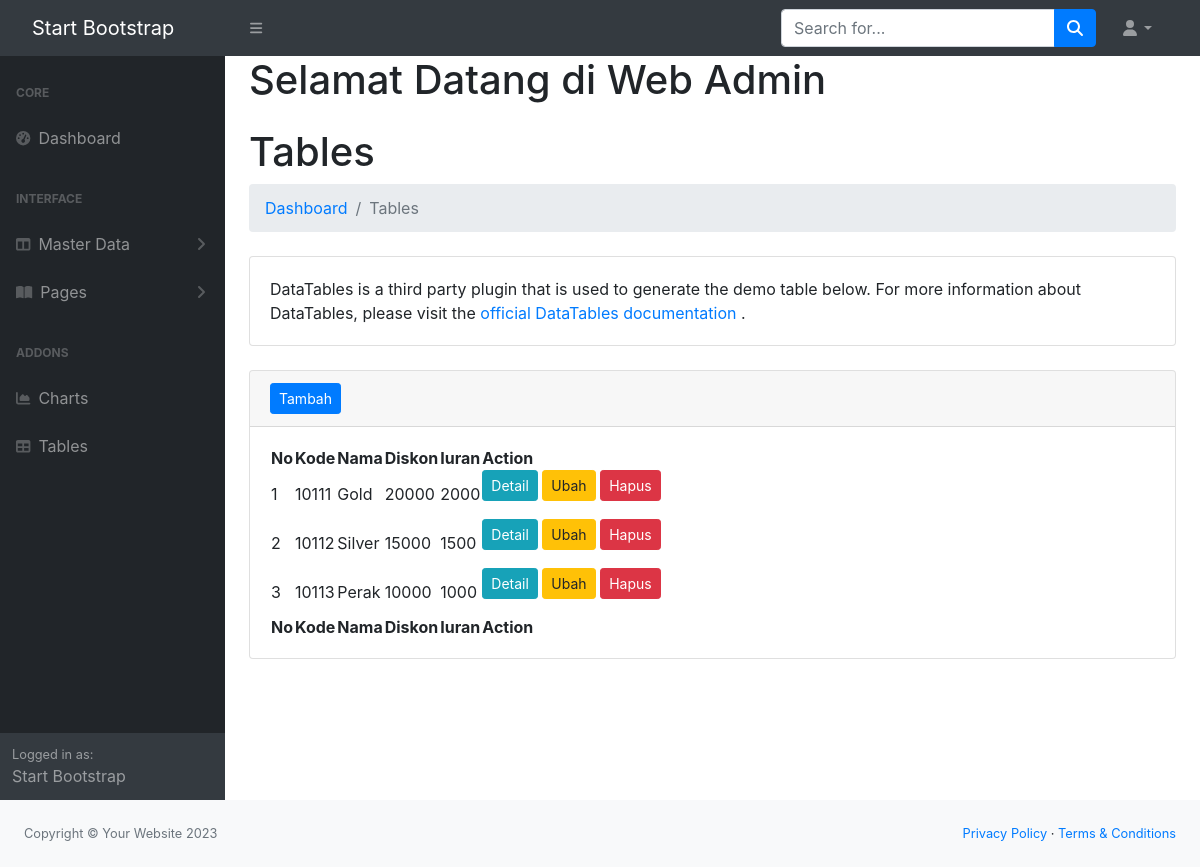
The page /admin/index.php?url=kartu on the database as committed earlier.
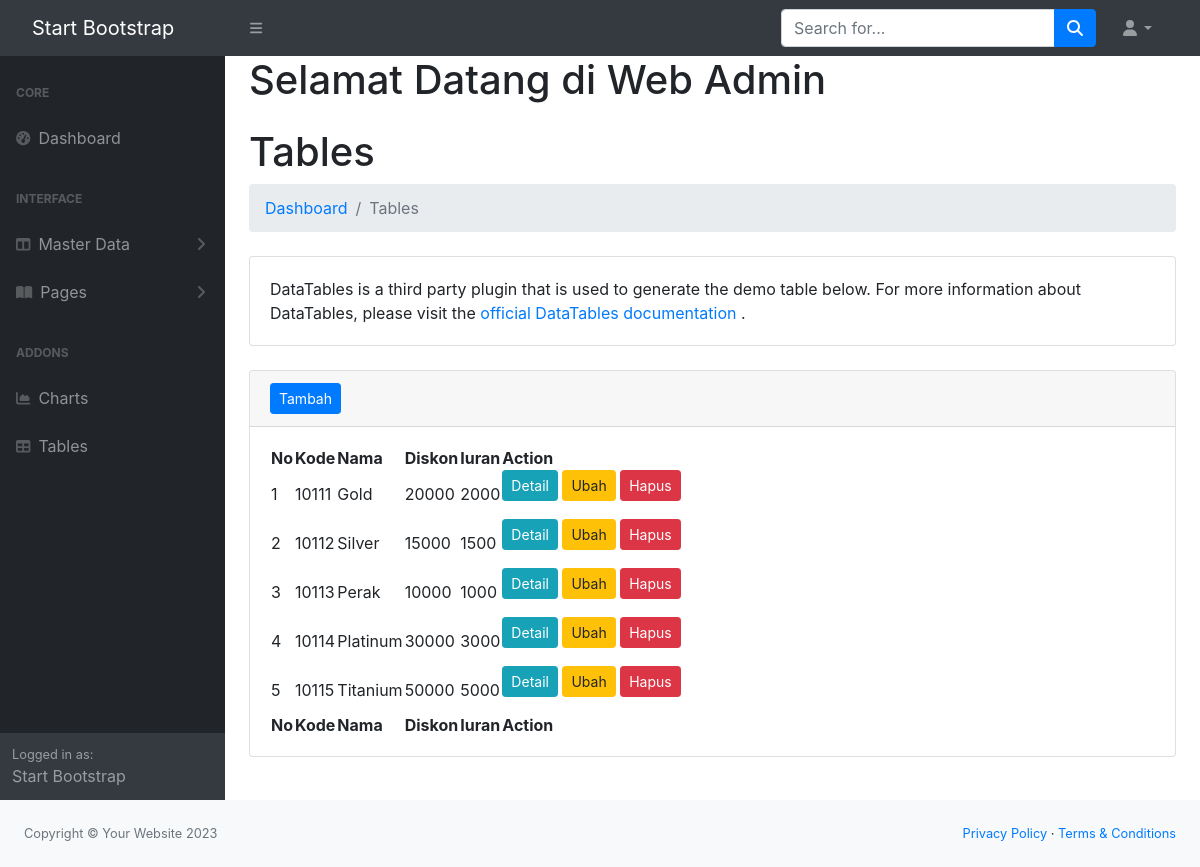
The same page on the database as committed later.
### tables this page shows
CREATE TABLE `kartu` (
  `id` int(11) NOT NULL,
  `kode` varchar(10) DEFAULT NULL,
  `nama` varchar(30) NOT NULL,
  `diskon` double DEFAULT 0,
  `iuran` double DEFAULT 0
);

### admin/models/Kartu.php (called while the page is built, shortened)
<?php
class Kartu {
    private $koneksi;
    public function __construct(){
        global $dbh;
        $this->koneksi = $dbh;
    }
    public function Kartu(){
        $sql = "SELECT * FROM kartu";
        $ps = $this->koneksi->prepare($sql);
        $ps->execute();
        $rs = $ps->fetchAll();
        return $rs;
    }
}
?>

### admin/kartu.php (the view, shortened to what this page needs)
<?php
$model = new Kartu();
$kartu = $model->Kartu();
?>
                        <h1 class="mt-4">Tables</h1>
                        <ol class="breadcrumb mb-4">
                            <li class="breadcrumb-item"><a href="index.html">Dashboard</a></li>
                            <li class="breadcrumb-item active">Tables</li>
                        </ol>
                        <div class="card mb-4">
                            <div class="card-body">
                                DataTables is a third party plugin that is used to generate the demo table below. For more information about DataTables, please visit the
                                <a target="_blank" href="https://datatables.net/">official DataTables documentation</a>
                                .
                            </div>
                        </div>
                        <div class="card mb-4">
                            <div class="card-header">
                                <a href="index.php?url=kartu_form" class="btn btn-primary btn-sm">Tambah</a>
                            </div>
                            <div class="card-body">
                                <table id="datatablesSimple">
                                    <thead>
                                        <tr>
                                            <th>No</th>
                                            <th>Kode</th>
                                            <th>Nama </th>
                                            <th>Diskon</th>
                                            <th>Iuran</th>
                                            <th>Action</th>
                                        </tr>
                                    </thead>
                                    <tfoot>
                                        <tr>
                                            <th>No</th>
                                            <th>Kode</th>
                                            <th>Nama </th>
                                            <th>Diskon</th>
                                            <th>Iuran</th>
                                            <th>Action</th>
                                        </tr>
                                    </tfoot>
                                    <tbody>
                                        <?php
                                        $no = 1;
                                        foreach($kartu as $row){
                                        ?>
                                        <tr>
                                            <td><?= $no ?></td>
                                            <td><?= $row['kode']?></td>
                                            <td><?= $row['nama']?></td>
                                            <td><?= $row['diskon']?></td>
                                            <td><?= $row['iuran']?></td>
                                            <td>
                                                <form action="kartu_controller.php" method="POST">
                                                    <a class="btn btn-info btn-sm" href="index.php?url=kartu_detail&id=<?= $row ['id'] ?>">Detail</a>
                                                    <a class="btn btn-warning btn-sm" href="index.php?url=kartu_form&idedit=<?= $row ['id'] ?>">Ubah</a>
                                                    <button class="btn btn-danger btn-sm" name="proses" value="hapus"
                                                    onclick="return confirm('Apakah anda yakin ingin menghapus data ini?')">Hapus</button>
                                                </form>
                                            </td>
                                        </tr>
                                      <?php
                                        $no++;
                                    }
                                        ?>
                                    </tbody>
                                </table>
                            </div>
</div>
</div>

### admin/top.php (shortened to what this page needs)
<DOCTYPE html>
<html lang="en">
    <head>
        <link href="css/styles.css" rel="stylesheet" />
        <link href="https://cdn.jsdelivr.net/npm/simple-datatables@7.1.2/dist/style.min.css" rel="stylesheet" />
        <link rel="stylesheet" href="https://stackpath.bootstrapcdn.com/bootstrap/4.1.3/css/bootstrap.min.css">
        <link rel="stylesheet" href="https://maxcdn.bootstrapcdn.com/font-awesome/4.7.0/css/font-awesome.min.css">
    </head>
    <body>
        <nav class="sb-topnav navbar navbar-expand navbar-dark bg-dark">
            <a class="navbar-brand ps-3" href="index.html">Start Bootstrap</a>
            <button class="btn btn-link btn-sm order-1 order-lg-0 me-4 me-lg-0" id="sidebarToggle" href="#!"><i class="fas fa-bars"></i></button>
            <form class="d-none d-md-inline-block form-inline ms-auto me-0 me-md-3 my-2 my-md-0">
                <div class="input-group">
                    <input class="form-control" type="text" placeholder="Search for..." aria-label="Search for..." aria-describedby="btnNavbarSearch" />
                    <button class="btn btn-primary" id="btnNavbarSearch" type="button"><i class="fas fa-search"></i></button>
                </div>
            </form>
            <ul class="navbar-nav ms-auto ms-md-0 me-3 me-lg-4">
                <li class="nav-item dropdown">
                    <a class="nav-link dropdown-toggle" id="navbarDropdown" href="#" role="button" data-bs-toggle="dropdown" aria-expanded="false"><i class="fas fa-user fa-fw"></i></a>
                </li>
            </ul>
        </nav>

### admin/menu.php (shortened to what this page needs)
<div id="layoutSidenav">
            <div id="layoutSidenav_nav">
                <nav class="sb-sidenav accordion sb-sidenav-dark" id="sidenavAccordion">
                    <div class="sb-sidenav-menu">
                        <div class="nav">
                            <div class="sb-sidenav-menu-heading">Core</div>
                            <a class="nav-link" href="index.php?url=dashboard">
                                <div class="sb-nav-link-icon"><i class="fas fa-tachometer-alt"></i></div>
                                Dashboard
                            </a>
                            <div class="sb-sidenav-menu-heading">Interface</div>
                            <a class="nav-link collapsed" href="#" data-bs-toggle="collapse" data-bs-target="#collapseLayouts" aria-expanded="false" aria-controls="collapseLayouts">
                                <div class="sb-nav-link-icon"><i class="fas fa-columns"></i></div>
                                Master Data
                                <div class="sb-sidenav-collapse-arrow"><i class="fas fa-angle-down"></i></div>
                            </a>
                            <a class="nav-link collapsed" href="#" data-bs-toggle="collapse" data-bs-target="#collapsePages" aria-expanded="false" aria-controls="collapsePages">
                                <div class="sb-nav-link-icon"><i class="fas fa-book-open"></i></div>
                                Pages
                                <div class="sb-sidenav-collapse-arrow"><i class="fas fa-angle-down"></i></div>
                            </a>
                            <div class="sb-sidenav-menu-heading">Addons</div>
                            <a class="nav-link" href="index.php?url=chart">
                                <div class="sb-nav-link-icon"><i class="fas fa-chart-area"></i></div>
                                Charts
                            </a>
                            <a class="nav-link" href="index.php?url=product">
                                <div class="sb-nav-link-icon"><i class="fas fa-table"></i></div>
                                Tables
                            </a>
                        </div>
                    </div>
                    <div class="sb-sidenav-footer">
                        <div class="small">Logged in as:</div>
                        Start Bootstrap
                    </div>
                </nav>
            </div>

### admin/index.php (shortened to what this page needs)
<?php
include_once 'koneksi.php';
include_once 'models/Kartu.php';
include_once 'top.php';
include_once 'menu.php';
?>
<div id="layoutSidenav_content">
    <main>
        <div class="container-fluid px-4">
            <h1>Selamat Datang di Web Admin</h1>
            <?php
            $url = $_GET['url'];
            if ($url == 'dashboard') {
                include_once 'dashboard.php';
            } else if (!empty($url)) {
                include_once ''.$url.'.php';
            } else {
                'dashboard.php';
            }
            ?>
        </div>
</div>
<?php
include_once 'bottom.php';
?>

### admin/bottom.php (shortened to what this page needs)
<footer class="py-4 bg-light mt-auto">
                    <div class="container-fluid px-4">
                        <div class="d-flex align-items-center justify-content-between small">
                            <div class="text-muted">Copyright &copy; Your Website 2023</div>
                            <div>
                                <a href="#">Privacy Policy</a>
                                &middot;
                                <a href="#">Terms &amp; Conditions</a>
                            </div>
                        </div>
                    </div>
                </footer>
    </body>
</html>

Rows that differ between the two databases and show on the page:
added kartu: kode "10114", nama "Platinum", diskon "30000", iuran "3000"
added kartu: kode "10115", nama "Titanium", diskon "50000", iuran "5000"
